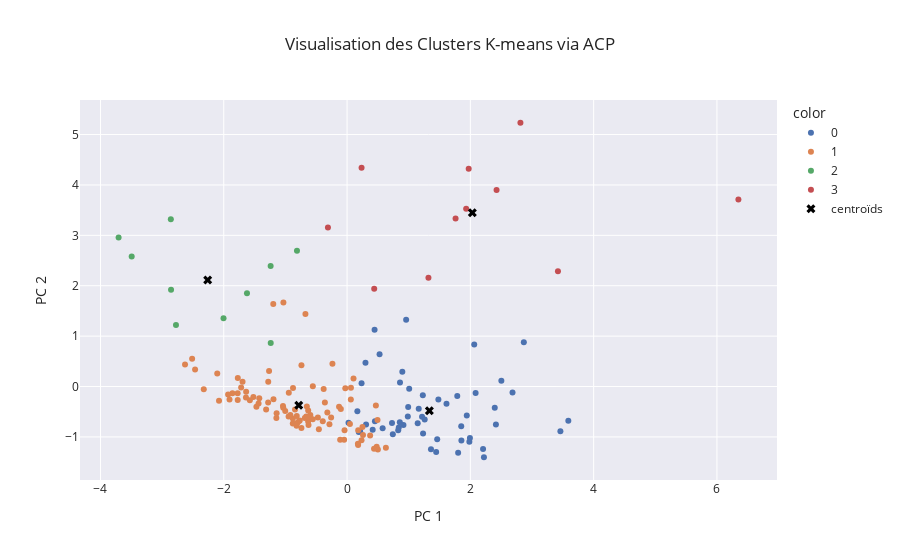

The notebook cell this image was saved under:
### Code cell
# Nombre de clusters souhaités
n_clust =4

# Clustering par K-means
km = KMeans(n_clusters=n_clust, random_state=0)
km.fit(X_scaled)
df_poulet['Cluster_kms'] = km.labels_
X_projected = pca.transform(X_scaled)

# Récupération des clusters attribués à chaque individu
clusters = km.labels_
centroids = km.cluster_centers_
centroids_projected = pca.transform(centroids)
colors = [0, 1, 2, 3]

# Graphique avec les deux premières composantes principales
fig = px.scatter(
    pca.fit_transform(X_scaled), x=0, y=1, color=df_poulet['Cluster_kms'].astype(str),
    template="seaborn",
    hover_name=df_poulet.index.get_level_values(0),
   
    labels={'0': 'PC 1', '1': 'PC 2'},
    category_orders={"color": ["0", "1", "2", "3"]},
    title="Visualisation des Clusters K-means via ACP")
fig.add_scatter(name="centroïds", x=centroids_projected[:,0], y=centroids_projected[:,1], mode="markers", marker=dict(color='black', symbol='x',size=8), text=colors )
fig.write_image('projectionkmeans.png', scale=3)
fig.show()

### Figure 1 — Plotly figure (JSON) as saved in the notebook; plotly's stock layout.template omitted (floating-point values rounded to 4 significant figures)
{"data": [{"hovertemplate": "<b>%{hovertext}</b><br><br>color=0<br>PC 1=%{x}<br>PC 2=%{y}<extra></extra>", "hovertext": ["Antigua-et-Barbuda", "Argentine", "Australie", "Autriche", "Bahamas", "Barbade", "Canada", "Chili", "Chine - RAS de Macao", "Chypre", "Costa Rica", "Cuba", "Danemark", "Dominique", "Espagne", "Estonie", "Fidji", "Finlande", "Grenade", "Guyana", "Hongrie", "Irlande", "Islande", "Israël", "Italie", "Jamaïque", "Koweït", "Lettonie", "Lituanie", "Luxembourg", "Malaisie", "Malte", "Maurice", "Norvège", "Nouvelle-Zélande", "Oman", "Panama", "Portugal", "République de Corée", "République dominicaine", "Saint-Kitts-et-Nevis", "Saint-Vincent-et-les Grenadines", "Sainte-Lucie", "Samoa", "Slovaquie", "Slovénie", "Suisse", "Suriname", "Suède", "Tchéquie", "Trinité-et-Tobago", "Uruguay", "Émirats arabes unis"], "legendgroup": "0", "marker": {"color": "rgb(76,114,176)", "symbol": "circle"}, "mode": "markers", "name": "0", "orientation": "v", "showlegend": true, "type": "scatter", "x": [1.855, 0.5273, 2.085, 1.788, 1.984, 1.233, 2.063, 0.8966, 3.461, 0.5772, 0.3081, 1.008, 2.503, 1.361, 0.9586, 0.8298, 0.19, 1.259, 1.445, 0.02342, 0.859, 2.684, 2.415, 1.229, 0.4464, 0.7291, 1.481, 0.8391, 0.9858, 3.589, 0.2352, 1.462, 0.7424, 1.942, 1.852, 1.216, 0.4524, 1.163, 0.2986, 0.167, 1.993, 2.22, 1.802, 2.206, 0.8561, 0.9145, 2.396, 0.4155, 1.613, 0.9915, 1.146, 0.2127, 2.867], "xaxis": "x", "y": [-1.07, 0.6387, -0.1269, -0.1867, -1.095, -0.9345, 0.8315, 0.2949, -0.8864, -0.8263, -0.7557, -0.04403, 0.1137, -1.246, 1.324, -0.8683, -0.9046, -0.6541, -1.301, -0.7191, 0.0813, -0.1197, -0.7515, -0.1744, 1.127, -0.7232, -0.2595, -0.8113, -0.5943, -0.6795, 0.06424, -1.045, -0.945, -0.5749, -0.7886, -0.5993, -0.69, -0.4397, 0.4697, -0.4918, -1.021, -1.404, -1.316, -1.239, -0.7066, -0.764, -0.4225, -0.8561, -0.3422, -0.4088, -0.7279, -0.8917, 0.8763], "yaxis": "y"}, {"hovertemplate": "<b>%{hovertext}</b><br><br>color=1<br>PC 1=%{x}<br>PC 2=%{y}<extra></extra>", "hovertext": ["Afghanistan", "Albanie", "Algérie", "Angola", "Arménie", "Azerbaïdjan", "Belize", "Bolivie (État plurinational de)", "Bosnie-Herzégovine", "Botswana", "Bulgarie", "Burkina Faso", "Bélarus", "Bénin", "Cabo Verde", "Cambodge", "Cameroun", "Colombie", "Congo", "Croatie", "Côte d'Ivoire", "Djibouti", "El Salvador", "Eswatini", "Gabon", "Gambie", "Ghana", "Grèce", "Guatemala", "Guinée", "Guinée-Bissau", "Géorgie", "Haïti", "Honduras", "Iraq", "Jordanie", "Kazakhstan", "Kenya", "Kirghizistan", "Kiribati", "Lesotho", "Liban", "Libéria", "Macédoine du Nord", "Madagascar", "Malawi", "Maldives", "Mali", "Maroc", "Mauritanie", "Mongolie", "Monténégro", "Mozambique", "Myanmar", "Namibie", "Nicaragua", "Niger", "Népal", "Ouganda", "Ouzbékistan", "Paraguay", "Pérou", "Roumanie", "Rwanda", "République centrafricaine", "République de Moldova", "République démocratique populaire lao", "République populaire démocratique de Corée", "République-Unie de Tanzanie", "Sao Tomé-et-Principe", "Serbie", "Sierra Leone", "Soudan", "Sri Lanka", "Sénégal", "Tadjikistan", "Tchad", "Timor-Leste", "Togo", "Tunisie", "Turkménistan", "Ukraine", "Vanuatu", "Venezuela (République bolivarienne du)", "Viet Nam", "Yémen", "Zambie", "Zimbabwe", "Équateur", "Îles Salomon"], "legendgroup": "1", "marker": {"color": "rgb(221,132,82)", "symbol": "circle"}, "mode": "markers", "name": "1", "orientation": "v", "showlegend": true, "type": "scatter", "x": [-2.628, 0.1809, -1.695, -0.2372, -0.4732, -1.04, -0.2859, -0.3198, -0.6619, -0.04766, 0.4675, -1.774, -0.02877, -0.1297, 0.6298, -0.9484, -1.86, -0.7399, -0.1011, 0.2496, -1.775, -0.819, -0.5959, -0.8803, 0.4941, 0.2346, -0.3795, 0.06136, -0.5553, -1.003, -0.7406, -0.2584, -0.6522, -0.8441, -1.032, -0.3601, 0.06297, -2.105, -0.7782, 0.1794, -0.4573, -1.52, -0.394, 0.04667, -1.436, -1.194, 0.2584, -2.324, -0.9452, -0.6312, 0.176, -0.04088, -1.637, -1.265, 0.3739, -0.5563, -1.929, -1.64, -1.718, -1.424, -0.8801, -0.8768, 0.1049, -1.147, -2.077, -0.6849, -0.6253, -1.577, -1.773, -0.1119, -0.6362, -0.8048, -2.465, -1.035, -1.143, -0.8155, -1.906, 0.4802, -1.313, -1.28, -0.7675, -1.197, 0.4998, -1.279, -0.6754, -2.513, -0.9195, -1.47, -0.6304, 0.4376], "xaxis": "x", "y": [0.4388, -0.869, 0.09468, 0.4506, -0.6141, -0.385, -0.7487, -0.514, -0.5951, -1.056, -0.3759, -0.2662, -0.03447, -0.4022, -1.213, -0.5944, -0.1311, 0.4219, -0.444, -0.805, -0.1345, -0.7806, -0.5669, -0.7335, -0.6624, -1.065, -0.04828, -0.2568, 0.005533, -0.4846, -0.8227, -0.6136, -0.396, -0.4561, 1.666, -0.3146, -0.02224, 0.2599, -0.6836, -1.159, -0.8462, -0.2065, -0.6887, -0.7444, -0.3361, -0.2522, -0.9602, -0.05543, -0.1246, -0.692, -1.133, -0.8659, -0.1052, 0.308, -0.9732, -0.6503, -0.1607, -0.2184, -0.02107, -0.2351, -0.6348, -0.02772, 0.1587, -0.6231, -0.282, -0.6262, -0.7648, -0.2741, 0.1713, -1.057, -0.6084, -0.7184, 0.3356, -0.4198, -0.5323, -0.5844, -0.2583, -1.196, -0.4571, -0.3192, -0.6745, 1.637, -1.249, 0.09338, 1.441, 0.5499, -0.5647, -0.401, -0.4767, -1.236], "yaxis": "y"}, {"hovertemplate": "<b>%{hovertext}</b><br><br>color=2<br>PC 1=%{x}<br>PC 2=%{y}<extra></extra>", "hovertext": ["Bangladesh", "Fédération de Russie", "Indonésie", "Iran (République islamique d')", "Nigéria", "Pakistan", "Philippines", "Turquie", "Égypte", "Éthiopie"], "legendgroup": "2", "marker": {"color": "rgb(85,168,104)", "symbol": "circle"}, "mode": "markers", "name": "2", "orientation": "v", "showlegend": true, "type": "scatter", "x": [-2.855, -0.8125, -2.859, -1.238, -3.494, -3.706, -1.623, -1.24, -2.004, -2.775], "xaxis": "x", "y": [1.919, 2.695, 3.318, 0.8629, 2.58, 2.956, 1.851, 2.39, 1.353, 1.222], "yaxis": "y"}, {"hovertemplate": "<b>%{hovertext}</b><br><br>color=3<br>PC 1=%{x}<br>PC 2=%{y}<extra></extra>", "hovertext": ["Afrique du Sud", "Allemagne", "Arabie saoudite", "Belgique", "Chine - RAS de Hong-Kong", "France", "Japon", "Mexique", "Pologne", "Royaume-Uni de Grande-Bretagne et d'Irlande du Nord", "Thaïlande"], "legendgroup": "3", "marker": {"color": "rgb(196,78,82)", "symbol": "circle"}, "mode": "markers", "name": "3", "orientation": "v", "showlegend": true, "type": "scatter", "x": [0.4404, 2.812, 1.32, 3.421, 6.348, 1.932, 1.973, 0.2354, 1.76, 2.425, -0.3102], "xaxis": "x", "y": [1.939, 5.234, 2.161, 2.287, 3.711, 3.528, 4.32, 4.342, 3.337, 3.898, 3.156], "yaxis": "y"}, {"marker": {"color": "black", "size": 8, "symbol": "x"}, "mode": "markers", "name": "centroïds", "text": ["0", "1", "2", "3"], "type": "scatter", "x": [1.335, -0.7836, -2.261, 2.032], "y": [-0.4827, -0.3719, 2.115, 3.447]}], "layout": {"legend": {"title": {"text": "color"}, "tracegroupgap": 0}, "title": {"text": "Visualisation des Clusters K-means via ACP"}, "xaxis": {"anchor": "y", "domain": [0, 1], "title": {"text": "PC 1"}}, "yaxis": {"anchor": "x", "domain": [0, 1], "title": {"text": "PC 2"}}}}
